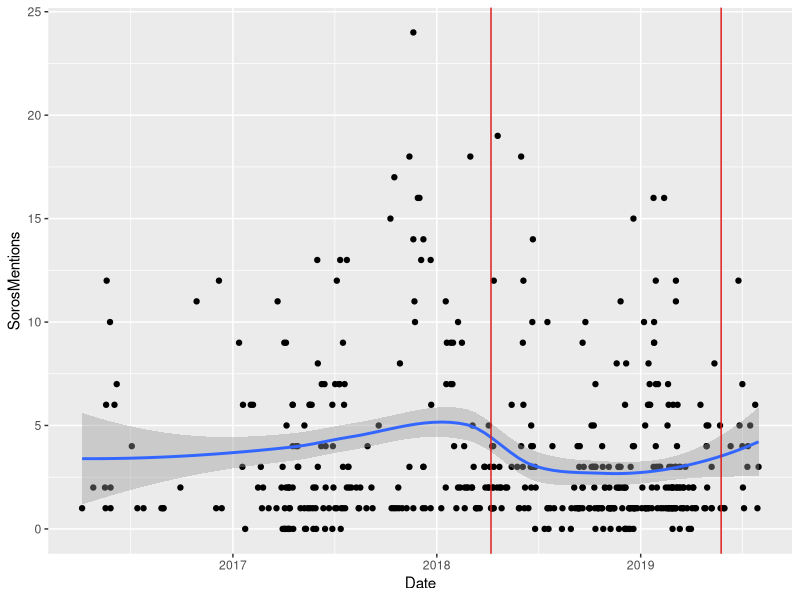
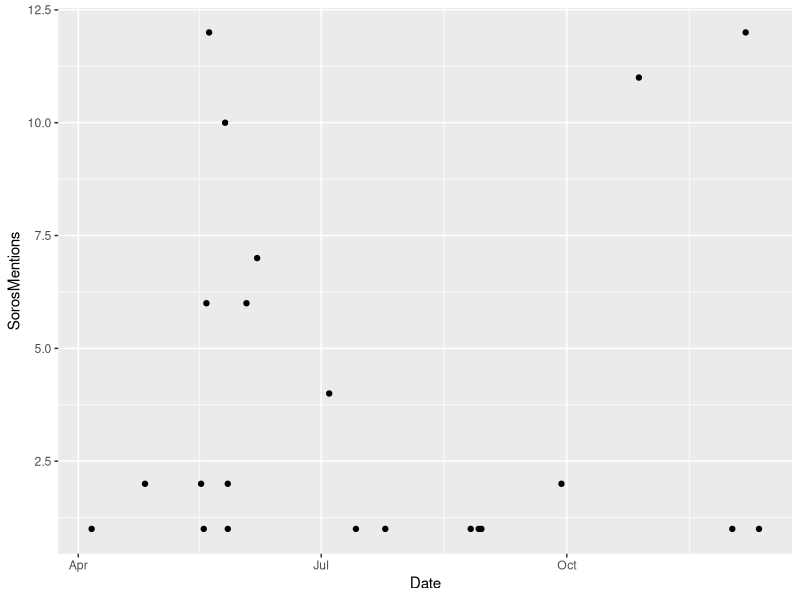
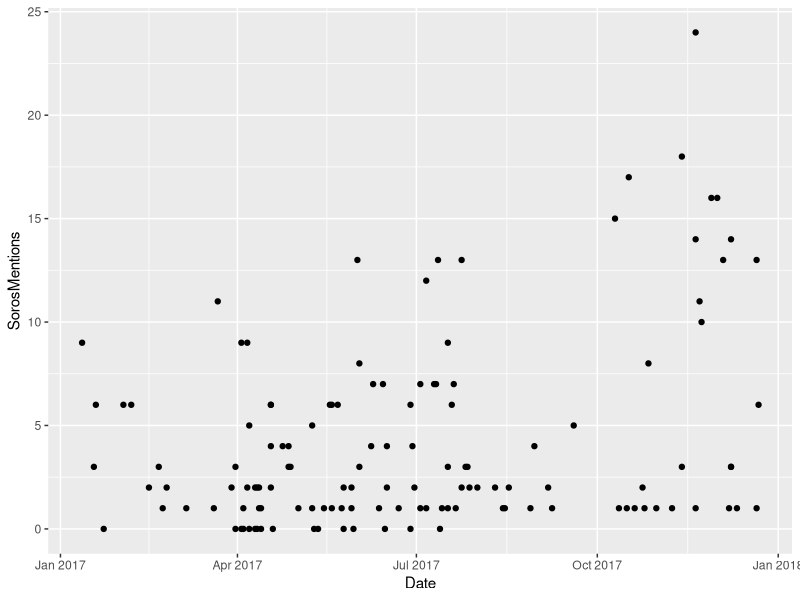
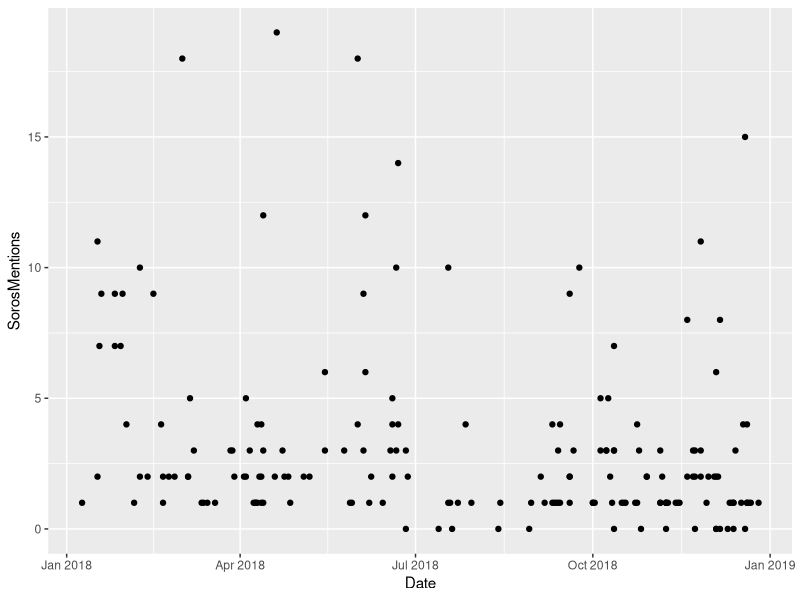
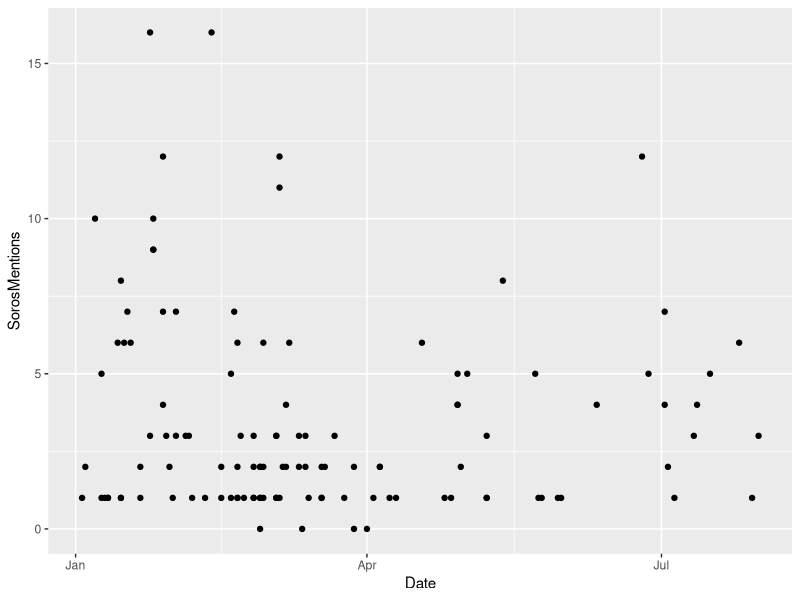
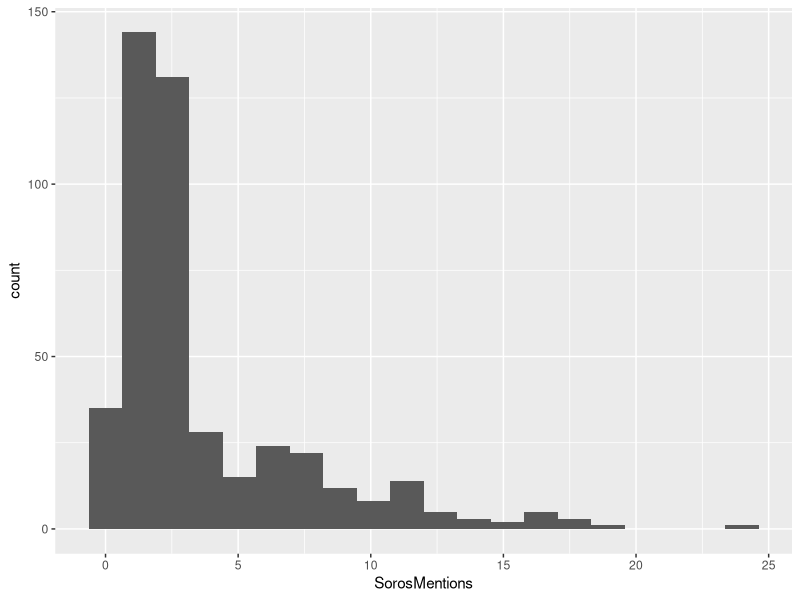
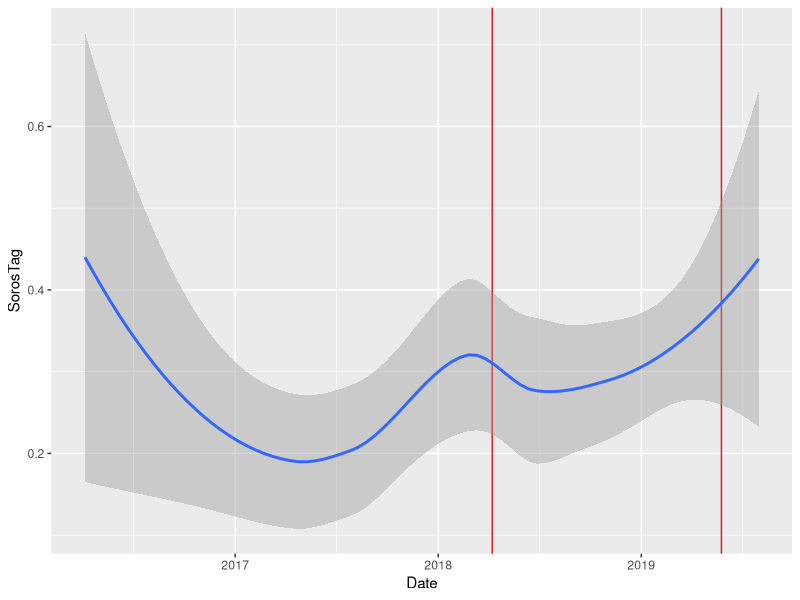
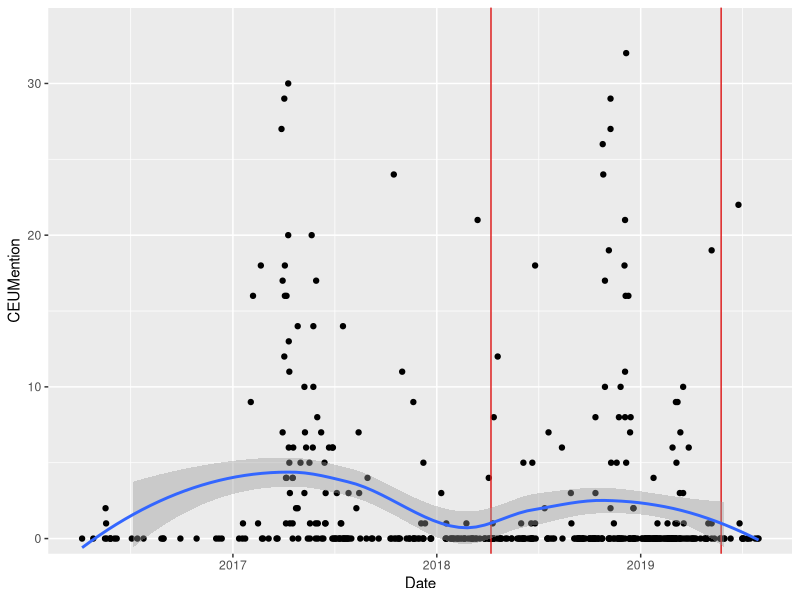

Here is the R script that generated these plots, in order:
## ---- chunk 1
knitr::opts_chunk$set(echo = FALSE)
library(lubridate)
library(readxl)
library(scales)
library(tidyverse)
## ---- chunk 2
google <- read_xlsx("google.xlsx")
## ---- chunk 3
graph1 <- google %>% ggplot(aes(x = Month)) +
  geom_line(aes(y = sorosWW, color = "'Soros' Worldwide")) +
  geom_line(aes(y = sorosCyrWW, color = "Soros (Cyr.) Worldwide")) +
  geom_line(aes(y = sorosHU, color = "'Soros' Hungary")) +
  geom_line(aes(y = sorosUS, color = "'Soros' US")) +
  labs(title = "Google Trends for 'Soros' Search Terms Over Time",
       caption = "Scale of 1-100 on Y axis determined by Google; numbers relative to each other over time.",
       y = "Relative Search Frequency",
       x = "Time",
       color = "Search Term")
## ---- chunk 4
pdf("graph1.pdf", width = 10, height = 4)
graph1
dev.off()
## ---- chunk 5
stats <- read_xlsx("stats.xlsx") %>%
  mutate(gdpPerCap = GDP/Population)
## ---- chunk 6
graph2 <- stats %>% ggplot(aes(x = Year, y = GDP)) +
  geom_line() +
  labs(title = "GDP Over Time",
       subtitle = "2008 marks beginning of uncertain economy for Hungary",
       y = "GDP in USD") +
  scale_x_continuous(breaks = c(1991, 1992, 1993, 1994, 1995, 1996, 1997, 1998, 1999, 2000, 2001, 2002, 2003, 2004, 2005, 2006, 2007, 2008, 2009, 2010, 2011, 2012, 2013, 2014, 2015, 2016, 2017, 2018)) +
  theme(axis.text.x = element_text(angle = 45, hjust = 1))
## ---- chunk 7
pdf("graph2.pdf", width = 7, height = 5)
graph2
dev.off()
## ---- chunk 8
graph3 <- stats %>% ggplot(aes(x = Year, y = Population)) +
  geom_line() +
  scale_y_continuous(labels = comma) +
  scale_x_continuous(breaks = c(1991, 1992, 1993, 1994, 1995, 1996, 1997, 1998, 1999, 2000, 2001, 2002, 2003, 2004, 2005, 2006, 2007, 2008, 2009, 2010, 2011, 2012, 2013, 2014, 2015, 2016, 2017, 2018)) +
  theme(axis.text.x = element_text(angle = 45, hjust = 1)) +
  labs(title = "Population Over Time",
        subtitle = "Declining population a demographic crisis; likely a moderate contributor to social panic")
## ---- chunk 9
pdf("graph3.pdf", width = 7, height = 5)
graph3
dev.off()
## ---- chunk 10
graph4 <- stats %>% ggplot(aes(x = Year, y = Population)) +
  geom_line() +
  scale_y_continuous(labels = comma) +
  scale_x_continuous(breaks = c(1991, 1992, 1993, 1994, 1995, 1996, 1997, 1998, 1999, 2000, 2001, 2002, 2003, 2004, 2005, 2006, 2007, 2008, 2009, 2010, 2011, 2012, 2013, 2014, 2015, 2016, 2017, 2018)) +
  theme(axis.text.x = element_text(angle = 45, hjust = 1)) +
  labs(title = "Population Over Time",
        subtitle = "Declining population a demographic crisis; likely a moderate contributor to social panic", caption = "Y axis origin forced to 0.") +
  expand_limits(y = 0)
## ---- chunk 11
pdf("graph4.pdf", width = 7, height = 5)
graph4
dev.off()
## ---- chunk 12
graph5 <- stats %>% ggplot(aes(x = Year, y = gdpPerCap)) +
  geom_line() +
  labs(title = "GDP Per Capita Over Time",
       subtitle = "Decline in population does not strongly affect GDP trend.",
       y = "GDP Per Capita in USD") +
  scale_y_continuous(labels = comma) +
  scale_x_continuous(breaks = c(1991, 1992, 1993, 1994, 1995, 1996, 1997, 1998, 1999, 2000, 2001, 2002, 2003, 2004, 2005, 2006, 2007, 2008, 2009, 2010, 2011, 2012, 2013, 2014, 2015, 2016, 2017, 2018)) +
  theme(axis.text.x = element_text(angle = 45, hjust = 1))
## ---- chunk 13
pdf("graph5.pdf", width = 7, height = 5)
graph5
dev.off()
## ---- chunk 14
google2 <- read_xlsx("google2.xlsx")
## ---- chunk 15
# graph6 <- google2 %>% ggplot(aes(x = Month)) +
#   geom_line(aes(y = OSFww, color = "'Open Society Foundations' Worldwide")) +
#   geom_line(aes(y = OSFus, color = "'Open Society Foundations' US")) +
#   geom_line(aes(y = OSFruWW, color = "Open Society Foundations (Russian) Russia")) +
#   geom_line(aes(y = OSUhuENG, color = "'Open Society Foundations' Hungary")) +
#   labs(title = "Google Trends for 'Soros' Search Terms Over Time",
#        caption = "Scale of 1-100 on Y axis determined by Google; numbers relative to each other over time. All search terms in English unless denoted otherwise.",
#        y = "Relative Search Frequency",
#        x = "Time",
#        color = "Search Term")

# This is commented out because I'm not using this graph; it's really messy. But in case you want it, here it is.
## ---- chunk 16
graph7 <- google2 %>% ggplot(aes(x = Month)) +
  geom_line(aes(y = OSFww)) +
  labs(title = "Google Trends for 'Open Society Foundations' Search Term: Worldwide",
       caption = "Scale of 1-100 on Y axis determined by Google; numbers relative to each other over time.
       Search term was 'Open Society Foundations' in English and worldwide.",
       y = "Relative Search Frequency",
       x = "Time")
## ---- chunk 17
pdf("graph7.pdf", width = 10, height = 4)
graph7
dev.off()
## ---- chunk 18
graph8 <- google2 %>% ggplot(aes(x = Month)) +
  geom_line(aes(y = OSFus)) +
  labs(title = "Google Trends for 'Open Society Foundations' Search Term: US",
       caption = "Scale of 1-100 on Y axis determined by Google; numbers relative to each other over time.
       Search term was 'Open Society Foundations' in English and in the US.",
       y = "Relative Search Frequency",
       x = "Time")
## ---- chunk 19
pdf("graph8.pdf", width = 10, height = 4)
graph8
dev.off()
## ---- chunk 20
# I'm pretty sure graphs 9 and 10 are the same, but I didn't delete on because I'm not entirely sure.

graph9 <- google2 %>% ggplot(aes(x = Month)) +
  geom_line(aes(y = OSFruWW)) +
  labs(title = "Google Trends for Open Society Foundations (Russian) Search Term: Worldwide",
       caption = "Scale of 1-100 on Y axis determined by Google; numbers relative to each other over time.
       Search term was 'Open Society Foundations' in Russian and worldwide.",
       y = "Relative Search Frequency",
       x = "Time")
## ---- chunk 21
pdf("graph9.pdf", width = 10, height = 4)
graph9
dev.off()
## ---- chunk 22
graph10 <- google2 %>% ggplot(aes(x = Month)) +
  geom_line(aes(y = OSFruWW)) +
  labs(title = "Google Trends for Open Society Foundations (Russian) Search Term: Worldwide",
       caption = "Scale of 1-100 on Y axis determined by Google; numbers relative to each other over time.
       Search term was 'Open Society Foundations' in Russian and worldwide.",
       y = "Relative Search Frequency",
       x = "Time")
## ---- chunk 23
pdf("graph10.pdf", width = 10, height = 4)
graph10
dev.off()
## ---- chunk 24
graph11 <- google2 %>% ggplot(aes(x = Month)) +
  geom_line(aes(y = OSUhuENG)) +
  labs(title = "Google Trends for 'Open Society Foundations' Search Term: Hungary",
       caption = "Scale of 1-100 on Y axis determined by Google; numbers relative to each other over time.
       Search term was 'Open Society Foundations' in English and in Hungary.",
       y = "Relative Search Frequency",
       x = "Time")
## ---- chunk 25
pdf("graph11.pdf", width = 10, height = 4)
graph11
dev.off()
## ---- chunk 26
google3 <- read_xlsx("google3.xlsx")
## ---- chunk 27
graph12 <- google3 %>% ggplot(aes(x = Month)) +
  geom_line(aes(y = CEUruWW)) +
  labs(title = "Google Trends for Central European University (Russian) Search Term: Worldwide",
       caption = "Scale of 1-100 on Y axis determined by Google; numbers relative to each other over time.
       Search term was Central European University in Russian and worldwide.",
       y = "Relative Search Frequency",
       x = "Time")
## ---- chunk 28
pdf("graph12.pdf", width = 10, height = 4)
graph12
dev.off()
## ---- chunk 29
graph13 <- google3 %>% ggplot(aes(x = Month)) +
  geom_line(aes(y = CEUruNDww)) +
  labs(title = "Google Trends for Central European University (Russian, No Dash) Search Term: Worldwide",
       caption = "Scale of 1-100 on Y axis determined by Google; numbers relative to each other over time.
       Search term was 'Central European University' in Russian and worldwide.
       The original Russian term contains a dash that was omitted for this version.",
       y = "Relative Search Frequency",
       x = "Time")
## ---- chunk 30
pdf("graph13.pdf", width = 10, height = 4)
graph13
dev.off()
## ---- chunk 31
graph14 <- google3 %>% ggplot(aes(x = Month)) +
  geom_line(aes(y = CEUhu)) +
  labs(title = "Google Trends for Central European University (Hungarian) Search Term: Hungary",
       caption = "Scale of 1-100 on Y axis determined by Google; numbers relative to each other over time.
       Search term was Central European University in Hungarian and in Hungary.",
       y = "Relative Search Frequency",
       x = "Time")
## ---- chunk 32
pdf("graph14.pdf", width = 10, height = 4)
graph14
dev.off()
## ---- chunk 33
graph15 <- google3 %>% ggplot(aes(x = Month)) +
  geom_line(aes(y = CEUhuNA)) +
  labs(title = "Google Trends for Central European University (Hungarian, No Diacritics) Search Term: Hungary",
       caption = "Scale of 1-100 on Y axis determined by Google; numbers relative to each other over time.
       Search term was Central European University in Hungarian and in Hungary.
       The original Hungarian term contains diacritics that were omitted for this version.",
       y = "Relative Search Frequency",
       x = "Time")
## ---- chunk 34
pdf("graph15.pdf", width = 10, height = 4)
graph15
dev.off()
## ---- chunk 35
graph16 <- google3 %>% ggplot(aes(x = Month)) +
  geom_line(aes(y = CEUhuENG)) +
  labs(title = "Google Trends for 'Central European University' Search Term: Hungary",
       caption = "Scale of 1-100 on Y axis determined by Google; numbers relative to each other over time.
       Search term was Central European University in English and in Hungary.",
       y = "Relative Search Frequency",
       x = "Time")
## ---- chunk 36
pdf("graph16.pdf", width = 10, height = 4)
graph16
dev.off()
## ---- chunk 37
graph17 <- google3 %>% ggplot(aes(x = Month)) +
  geom_line(aes(y = CEUus)) +
  labs(title = "Google Trends for 'Central European University' Search Term: US",
       caption = "Scale of 1-100 on Y axis determined by Google; numbers relative to each other over time.
       Search term was Central European University in English and in the US.",
       y = "Relative Search Frequency",
       x = "Time")
## ---- chunk 38
pdf("graph17.pdf", width = 10, height = 4)
graph17
dev.off()
## ---- chunk 39
graph18 <- google3 %>% ggplot(aes(x = Month)) +
  geom_line(aes(y = CEUww)) +
  labs(title = "Google Trends for 'Central European University' Search Term: Worldwide",
       caption = "Scale of 1-100 on Y axis determined by Google; numbers relative to each other over time.
       Search term was Central European University in English and Worldwide.",
       y = "Relative Search Frequency",
       x = "Time")
## ---- chunk 40
pdf("graph18.pdf", width = 10, height = 4)
graph18
dev.off()
## ---- chunk 41
# The following four graphs are Graph 1 parsed out to be four individual graphs. They also reflect updated data that contains May 2020 (and relative adjustments thereto.)
## ---- chunk 42
graph19 <- google %>% ggplot(aes(x = Month)) +
  geom_line(aes(y = sorosWW)) +
  labs(title = "Google Trends for 'Soros' Search Term: Worldwide",
       caption = "Scale of 1-100 on Y axis determined by Google; numbers relative to each other over time.
       Search term was Soros in Latin letters and worldwide.",
       y = "Relative Search Frequency",
       x = "Time")
## ---- chunk 43
pdf("graph19.pdf", width = 10, height = 4)
graph19
dev.off()
## ---- chunk 44
graph20 <- google %>% ggplot(aes(x = Month)) +
    geom_line(aes(y = sorosCyrWW)) +
  labs(title = "Google Trends for Soros (Cyr.) Search Term: Worldwide",
       caption = "Scale of 1-100 on Y axis determined by Google; numbers relative to each other over time.
       Search term was Soros in Cyrillic letters and worldwide.",
       y = "Relative Search Frequency",
       x = "Time")
## ---- chunk 45
pdf("graph20.pdf", width = 10, height = 4)
graph20
dev.off()
## ---- chunk 46
graph21 <- google %>% ggplot(aes(x = Month)) +
    geom_line(aes(y = sorosHU)) +
  labs(title = "Google Trends for 'Soros' Search Term: Hungary",
       caption = "Scale of 1-100 on Y axis determined by Google; numbers relative to each other over time.
       Search term was Soros in Latin letters and in Hungary.",
       y = "Relative Search Frequency",
       x = "Time")
## ---- chunk 47
pdf("graph21.pdf", width = 10, height = 4)
graph21
dev.off()
## ---- chunk 48
graph22 <- google %>% ggplot(aes(x = Month)) +
      geom_line(aes(y = sorosUS)) +
  labs(title = "Google Trends for 'Soros' Search Term: US",
       caption = "Scale of 1-100 on Y axis determined by Google; numbers relative to each other over time.
       Search term was Soros in Latin letters and in the US.",
       y = "Relative Search Frequency",
       x = "Time")
## ---- chunk 49
pdf("graph22.pdf", width = 10, height = 4)
graph22
dev.off()
## ---- chunk 50
# Loading in data from Hungary Today. This is the R friendly version, so it should have no quotation marks or diacritics in the character cells.

htdirty <- read_xlsx("HTRfri.xlsx")

# The tics were coming from spaces in the column names. I also unfroze the top row and unbolded the font. I deleted the URL column as well. It still exists in the Google Sheets version of this dataset online.
## ---- chunk 51
ht <- htdirty %>%
  mutate(Date = as_date(Date))

# for whatever reason, after messing around with the data some, it decided to randomly cast the Date columns as posixct. I converted it to Dates class here.

graph23 <- ht %>%
  ggplot(aes(x = Date, y = SorosMentions)) +
  geom_point() +
  geom_smooth(method = "loess") +
  geom_vline(colour="#DD1C1C", xintercept=as.numeric(ht$Date[c(189, 438)]))

graph23
## ---- chunk 52
htmini <- ht %>%
  mutate(Year = year(Date)) %>%
  filter(Year == 2016)

graph24 <- htmini %>%
  ggplot(aes(x = Date)) +
  geom_point(aes(y = SorosMentions))

graph24
## ---- chunk 53
htmini2 <- ht %>%
  mutate(Year = year(Date)) %>%
  filter(Year == 2017)

graph25 <- htmini2 %>%
  ggplot(aes(x = Date)) +
  geom_point(aes(y = SorosMentions))

graph25
## ---- chunk 54
htmini3 <- ht %>%
  mutate(Year = year(Date)) %>%
  filter(Year == 2018)

graph26 <- htmini3 %>%
  ggplot(aes(x = Date)) +
  geom_point(aes(y = SorosMentions))

graph26
## ---- chunk 55
htmini4 <- ht %>%
  mutate(Year = year(Date)) %>%
  filter(Year == 2019)

graph27 <- htmini4 %>%
  ggplot(aes(x = Date)) +
  geom_point(aes(y = SorosMentions))

graph27
## ---- chunk 56
# Dist of SorosMentions

graph28 <- ht %>%
  ggplot(aes(x = SorosMentions)) +
  geom_histogram(bins = 20)

graph28
## ---- chunk 57
graph29 <- ht %>%
  ggplot(aes(x = Date, y = SorosTag)) +
  geom_vline(colour="#DD1C1C", xintercept=ht$Date[c(189, 438)]) +
  # Please note the numbers above correspond to dates that special events occured, but not necessarily the actual news story I use to cite them in or the HT news story that discusses that event.
  geom_smooth(method = "loess")

graph29
## ---- chunk 58
graph30 <- ht %>%
  ggplot(aes(x = Date, y = CEUMention)) +
  geom_point() +
  geom_vline(colour="#DD1C1C", xintercept=as.numeric(ht$Date[c(189, 438)])) +
  geom_smooth(method = "loess") +
  scale_y_continuous(expand = c(0, 0), limits = c(-1, 35))

graph30
## ---- chunk 59
graph31 <- ht %>%
  ggplot(aes(x = Date, y = CEUTag)) +
  geom_vline(colour="#DD1C1C", xintercept=ht$Date[c(189, 438)]) +
  geom_smooth(method = "loess")

graph31
## ---- chunk 60
graph32 <- ht %>%
  ggplot(aes(x = Date, y = Event)) +
  geom_smooth(method = "loess") +
  geom_vline(colour="#DD1C1C", xintercept=ht$Date[c(189, 438)])

graph32
## ---- chunk 61
graph33 <- ht %>%
  ggplot(aes(x = Date, y = OSF)) +
  geom_smooth(method = "loess") +
  geom_vline(colour="#DD1C1C", xintercept=ht$Date[c(189, 438)])

graph33
## ---- chunk 62
graph34 <- ht %>%
  ggplot(aes(x = Date, y = StopSoros)) +
  geom_smooth(method = "loess") +
  geom_vline(colour="#DD1C1C", xintercept=ht$Date[c(189, 438)])

graph34
## ---- chunk 63
graph35 <- ht %>%
  ggplot(aes(x = Date, y = Elections)) +
  geom_smooth(method = "loess") +
  geom_vline(colour="#DD1C1C", xintercept=ht$Date[c(189, 438)])

graph35
## ---- chunk 64
graph36 <- ht %>%
  ggplot(aes(x = Date, y = Event)) +
  geom_smooth(method = "loess") +
  geom_vline(colour="#DD1C1C", xintercept=ht$Date[c(189, 438)]) +
  geom_vline(colour="#1D8234", xintercept=ht$Date[c(40, 50, 92, 126, 151, 163, 208, 234, 289, 374, 391, 401)])
# Please note the numbers above correspond to dates that special events occured, but not necessarily the actual news story I use to cite them in or the HT news story that discusses that event.
graph36
